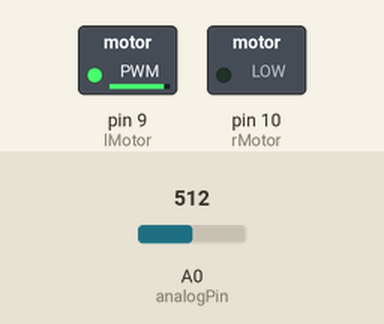
This sketch was run on a simulated Arduino Uno, built with avr-gcc and run on an emulated ATmega328P. Shown: switched loads named in the sketch (green lamp = pin HIGH). The test bench sets the inputs (shaded band); at power-on: A0 (analogPin) = 512. Pins used as bus, display or sensor lines are not drawn.

Above: at 8.3 s.
At 58.8 s:
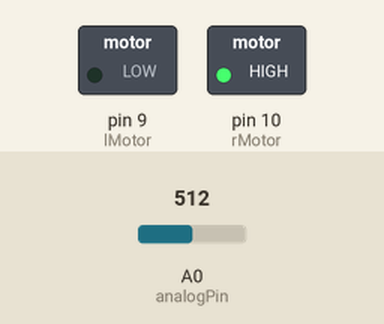
At 121.4 s:
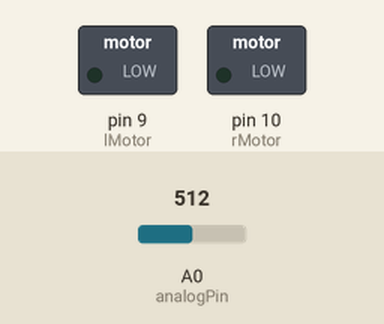
Timing chart, 0 to 130.0 s (numbered marks = the images above):
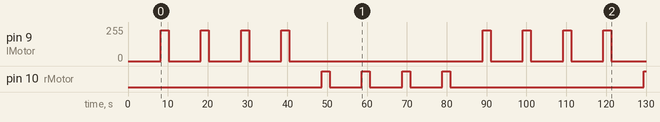

Measured:
- by itself, pin 10 (rMotor): goes 3 × (HIGH 2.0 s, LOW 8.1 s), HIGH 2.0 s, LOW 48.5 s, then HIGH
- by itself, pin 9 (lMotor): goes 3 × (231/255 2.0 s, 0/255 8.1 s), 231/255 2.0 s, 0/255 48.5 s, 3 × (231/255 2.0 s, 0/255 8.1 s), 231/255 2.0 s, then 0/255

The sketch:

Adjust_Motor_Angle.ino
```cpp
const int p_fl = 2;
const int p_fr = 3;
const int p_l = 4;
const int p_r = 5;
const int lMotor = 9;
const int rMotor = 10;
const int lcdPin = 12;
const int analogPin = 0;
#include <SoftwareSerial.h>;
SoftwareSerial LCD_Serial = SoftwareSerial(255, lcdPin);

float analogInput;
float duration = 2000;
float scaledDC; //duty cycle after accounting for battery drain

void setup() {
  pinMode(lMotor, OUTPUT);
  pinMode(rMotor, OUTPUT);
  pinMode(lcdPin, OUTPUT);
  digitalWrite(lcdPin, HIGH);
  LCD_Serial.begin(9600);
  delay(100); //Required delay after starting serial communication.
  LCD_Serial.write(12);
  delay(10);
}

void loop() {
  delay(8000);
  turnRight(60.0);
  delay(duration);
  pause();
  delay(8000);
  turnRight(70.0);
  delay(duration);
  pause();
  delay(8000);
  turnRight(80.0);
  delay(duration);
  pause();
  delay(8000);
  turnRight(90.0);
  delay(duration);
  pause();
  delay(8000);
  turnLeft(60.0);
  delay(duration);
  pause();
  delay(8000);
  turnLeft(70.0);
  delay(duration);
  pause();
  delay(8000);
  turnLeft(80.0);
  delay(duration);
  pause();
  delay(8000);
  turnLeft(90.0);
  delay(duration);
  pause();
}

void turnRight(float dc) {
  scaledDC = scaleDutyCycle(dc);
  analogInput = scaledDC * 255.0 / 100.0;
  analogWrite(rMotor, 0);
  analogWrite(lMotor, analogInput / 1.1);
}

void turnLeft(float dc) {
  scaledDC = scaleDutyCycle(dc);
  analogInput = scaledDC * 255.0 / 100.0;
  analogWrite(lMotor, 0);
  analogWrite(rMotor, analogInput);
}

void pause() {
  analogWrite(lMotor, 0);
  analogWrite(rMotor, 0);
}

//account for battery drain to determine appropriate duty cycle
float scaleDutyCycle(float dc) {
  const int numSamples = 10;
  const float divFactor = 1.9; //found from experimentation
  float voltage;
  float sdc; //scaled duty cycle
  int analogVal;
  int sum;
  //take 10 analog samples
  for (int i = 0; i < numSamples; i++) {
    analogVal = analogRead(analogPin);
    sum += analogVal;
    delay(10); //avoid potentially jumbled readings
  }

  //calculate voltage
  voltage = ((float)sum / (float)numSamples * 5.0 / 1023.0) * (float)divFactor;
  //  Serial.print("V = ");
  //  Serial.println(voltage);
  //calculate scaled duty cycle
  const float dcToVFactor = 1.067; //found from experimentation
  sdc = constrain(dcToVFactor * 9.0 * dc / voltage, 0.0, 100.0);
  //  Serial.print("DC = ");
  //  Serial.println(scaledDC);
  sum = 0;

  return sdc;
}
```
